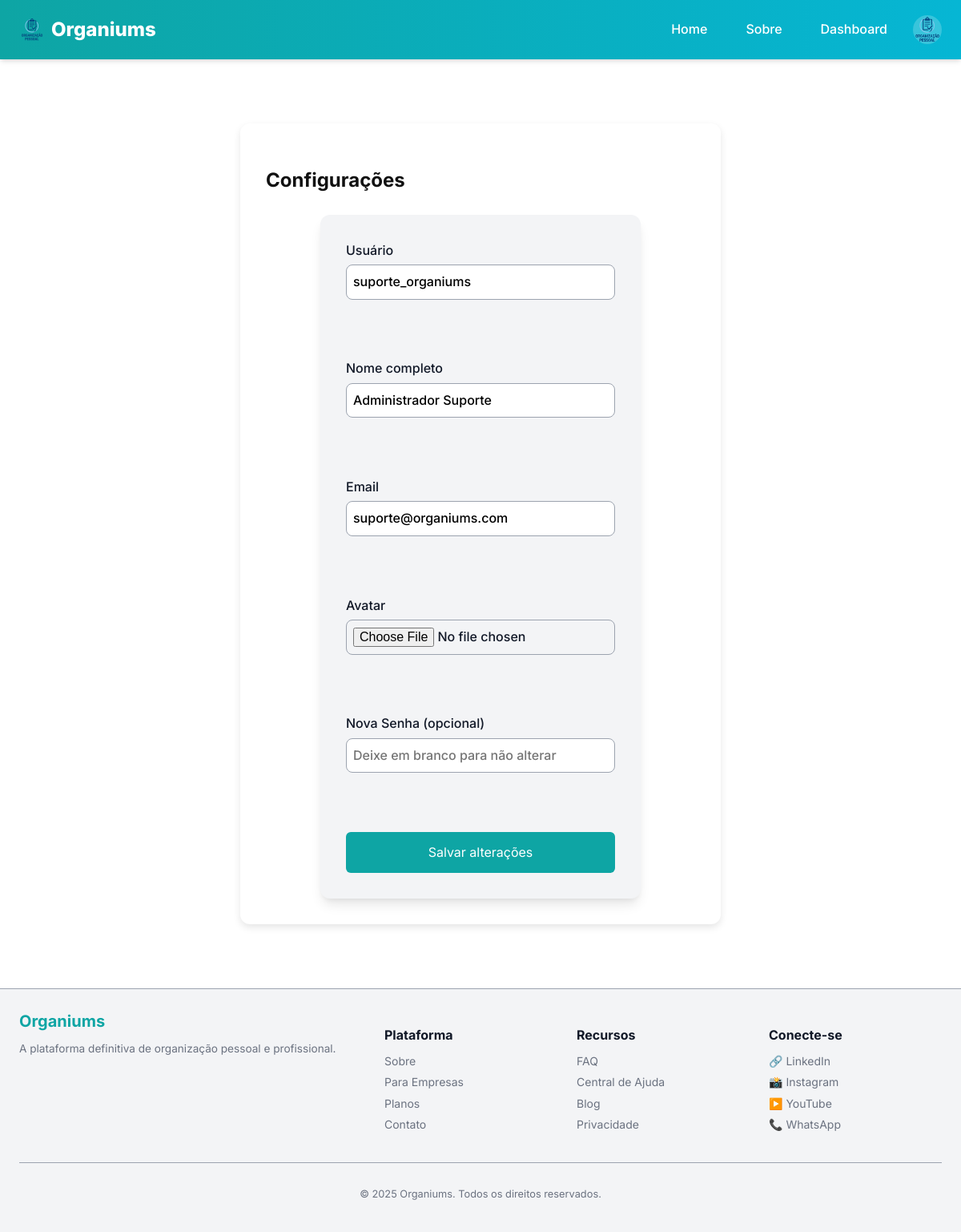
The app's page /configuracoes (signed in) with its own data.
### models.py (models this page shows, shortened)
class User(UserMixin, db.Model):
    __tablename__ = "user"
    id = db.Column(db.Integer, primary_key=True)
    username = db.Column(db.String(50), unique=True, index=True, nullable=False)
    name = db.Column(db.String(120), nullable=False)
    email = db.Column(db.String(120), unique=True, index=True, nullable=False)
    password_hash = db.Column(db.String(128))
    avatar = db.Column(db.String(200))
    role = db.Column(db.String(30), default="cliente", nullable=False)
    company_id = db.Column(db.Integer, db.ForeignKey('company.id'), nullable=True)

### app/views.py (the view, shortened to what this page needs)
@bp.route('/configuracoes', methods=['GET','POST'])
@login_required
def settings():
    current_app = UPLOAD_FOLDER
    register_log("Acesso à página de configurações")
    return render_template('private/settings.html')

### app/utils.py (called while the page is built)
def register_log(action, status="ok"):
    user_id = current_user.id if current_user.is_authenticated else None
    ip_address = request.remote_addr
    log = Log(
        user_id=user_id,
        action=action,
        ip_address=ip_address,
        status=status
    )
    db.session.add(log)
    db.session.commit()

### manage.py (called while the page is built)
def create_app(config_object=None):
    app = Flask(__name__, template_folder='app/templates', static_folder='app/static')
    app.config.from_object(config_object or Config)
    db.init_app(app)
    migrate.init_app(app, db)
    login.init_app(app)
    from models import User
    @login.user_loader
    def load_user(user_id):
        return User.query.get(int(user_id))
    from app.views import bp as app_bp
    from api.views import bp as api_bp
    app.register_blueprint(app_bp)
    app.register_blueprint(api_bp, url_prefix='/api')
    app.config['MAX_CONTENT_LENGTH'] = 2 * 1024 * 1024
    register_error_handlers(app)
    @app.shell_context_processor
    def make_shell_context():
        return {'db': db, 'User': User}
    return app

### app/templates/private/settings.html (shortened to what this page needs)
{% extends 'base.html' %}
{% block content %}
<div class="private-container">
  <h2>Configurações</h2>
  <form method="post" enctype="multipart/form-data" class="settings-form">
    <label>Usuário<br>
      <input type="text" name="username" value="{{ current_user.username }}" required>
    </label><br>
    <label>Nome completo<br>
      <input type="text" name="name" value="{{ current_user.name }}" required>
    </label><br>
    <label>Email<br>
      <input type="email" name="email" value="{{ current_user.email }}" required>
    </label><br>
    <label>Avatar<br>
      <input type="file" name="avatar" accept="image/*">
    </label><br>
    <label>Nova Senha (opcional)<br>
      <input type="password" name="password" placeholder="Deixe em branco para não alterar">
    </label><br>
    <button type="submit">Salvar alterações</button>
  </form>
</div>
{% endblock %}

### app/templates/components/header.html (shortened to what this page needs)
<header class="site-header">
  <div class="header-wrap">
    <a class="brand" href="{{ url_for('app_bp.home') }}">
      <img class="brand-logo" src="{{ url_for('static', filename='img/logo.png') }}" alt="Organiums" width="32" height="32">
      Organiums
    </a>
    <nav class="desktop-nav">
      <a class="nav-link" href="{{ url_for('app_bp.home') }}">Home</a>
      <a class="nav-link" href="{{ url_for('app_bp.about') }}">Sobre</a>
      {% if current_user.is_authenticated %}
        <a class="nav-link" href="{{ url_for('app_bp.dashboard') }}">Dashboard</a>
        <div class="user-menu">
          {% if current_user.avatar %}
            <img src="{{ url_for('static', filename='uploads/avatars/' ~ current_user.avatar) }}"
                alt="Avatar de {{ current_user.name }}"
                width="32" height="32"
                class="user-avatar">
          {% else %}
            <div class="user-avatar placeholder-avatar">{{ current_user.name[0]|upper }}</div>
          {% endif %}
        </div>
      {% else %}
        <a class="nav-link" href="{{ url_for('app_bp.login') }}">Entrar</a>
        <a class="nav-link" href="{{ url_for('app_bp.register') }}">Cadastrar</a>
      {% endif %}
    </nav>
  </div>
</header>

### app/static/css/main.css (style rules this page uses)
* { box-sizing: border-box; }
body { font-family: var(--font-base); background: var(--bg); color: var(--fg); margin: 0; padding: 0; line-height: var(--line-height); }
button { background: var(--brand-primary); border: none; color: #fff; padding: var(--spacing-sm) var(--spacing-md); border-radius: var(--radius); cursor: pointer; transition: var(--transition); }
input, button { font: inherit; }

### app/static/css/vars.css (style rules this page uses)
:root { --bg: #ffffff; --fg: #111827; --bg-light: #f3f4f6; --muted: #6b7280; --muted-light: #9ca3af; --border: #e5e7eb; --surface: #ffffff; --brand-primary: #0ea5a4; --brand-secondary: #06b6d4; --brand-dark: #0d9488; --success: #10b981; --success-bg: #d1fae5; --danger: #ef4444; --danger-bg: #fee2e2; --warning: #f59e0b; --warning-bg: #fef3c7; --info: #3b82f6; --info-bg: #dbeafe; --font-base: 'Inter', system-ui, Arial, sans-serif; --font-alt: 'Inter', system-ui, Arial, sans-serif; --text-xs: 0.75rem; --text-sm: 0.875rem; --text-md: 1rem; --text-lg: 1.125rem; --text-xl: 1.25rem; --text-2xl: 1.5rem; --text-3xl: 1.875rem; --line-height: 1.6; --container-width: 1200px; --spacing-xs: 4px; --spacing-sm: 8px; --spacing-md: 16px; --spacing-lg: 24px; --spacing-xl: 32px; --spacing-2xl: 48px; --radius: 8px; --radius-lg: 12px; --radius-full: 9999px; --shadow: 0 4px 6px -1px rgba(0, 0, 0, 0.1), 0 2px 4px -1px rgba(0, 0, 0, 0.06); --shadow-md: 0 10px 15px -3px rgba(0, 0, 0, 0.1), 0 4px 6px -2px rgba(0, 0, 0, 0.05); --shadow-lg: 0 20px 25px -5px rgba(0, 0, 0, 0.1), 0 10px 10px -5px rgba(0, 0, 0, 0.04); --transition: all 0.3s ease; --modal-bg: var(--surface); --overlay-bg: rgba(0, 0, 0, 0.6); }

### app/static/css/components/header.css (style rules this page uses)
.site-header { background: linear-gradient(90deg, var(--brand-primary), var(--brand-secondary)); color: white; position: sticky; top: 0; z-index: 1000; box-shadow: var(--shadow); }
.header-wrap { max-width: var(--container-width); margin: 0 auto; display: flex; justify-content: space-between; align-items: center; padding: var(--spacing-md) var(--spacing-lg); }
.brand { font-weight: 800; color: white; text-decoration: none; font-size: 1.5rem; display: flex; align-items: center; gap: var(--spacing-sm); }
.brand-logo { height: 32px; width: auto; }
.desktop-nav { display: flex; align-items: center; gap: var(--spacing-md); }
.nav-link { color: white; text-decoration: none; font-weight: 500; padding: var(--spacing-sm) var(--spacing-md); border-radius: var(--radius); transition: var(--transition); position: relative; }
.nav-link::after { content: ''; position: absolute; bottom: 0; left: 50%; width: 0; height: 2px; background-color: white; transition: var(--transition); transform: translateX(-50%); }
.user-menu { display: flex; align-items: center; gap: var(--spacing-sm); position: relative; }
.user-avatar { width: 36px; height: 36px; border-radius: 50%; background-color: rgba(255, 255, 255, 0.2); display: flex; align-items: center; justify-content: center; font-weight: 600; cursor: pointer; }

### app/static/css/pages/public/ajuda.css (style rules this page uses)
form button { background: var(--brand-primary); color: white; padding: var(--spacing-sm) var(--spacing-md); border-radius: var(--radius); border: none; cursor: pointer; transition: var(--transition); }

### app/static/css/pages/auth/registro.css (style rules this page uses)
form { max-width: 500px; margin: 0 auto; padding: var(--spacing-xl); background: var(--bg-light); border-radius: var(--radius-lg); box-shadow: var(--shadow-md); display: flex; flex-direction: column; gap: var(--spacing-md); }
form label { display: flex; flex-direction: column; font-weight: 500; color: var(--fg); }
form input[type="text"], form input[type="email"], form input[type="password"], form input[type="file"] { padding: var(--spacing-sm); border: 1px solid var(--muted-light); border-radius: var(--radius); font-size: 1rem; transition: var(--transition); }
form button { background: var(--brand-primary); color: white; border: none; padding: var(--spacing-md); border-radius: var(--radius); cursor: pointer; font-size: 1rem; transition: var(--transition); }

### app/static/css/pages/private/private.css (style rules this page uses)
.private-container { max-width: 600px; margin: 2rem auto; background: #fff; padding: 2rem; border-radius: 12px; box-shadow: 0 4px 10px rgba(0,0,0,0.1); color: #333; }
.private-container h2 { color: #111; margin-bottom: 1.5rem; }
.settings-form input { width: 100%; padding: 0.6rem; margin-top: 0.3rem; margin-bottom: 1rem; border: 1px solid #ddd; border-radius: 6px; }
.settings-form button { padding: 0.8rem 1.5rem; background: var(--brand-primary); color: #fff; border: none; border-radius: 6px; cursor: pointer; transition: var(--transition); }

### records on screen
User: avatar (picture), username "suporte_organiums", name "Administrador Suporte", email "suporte@organiums.com"

### other values on screen
{{ current_year|default(2025) }} "2025"
